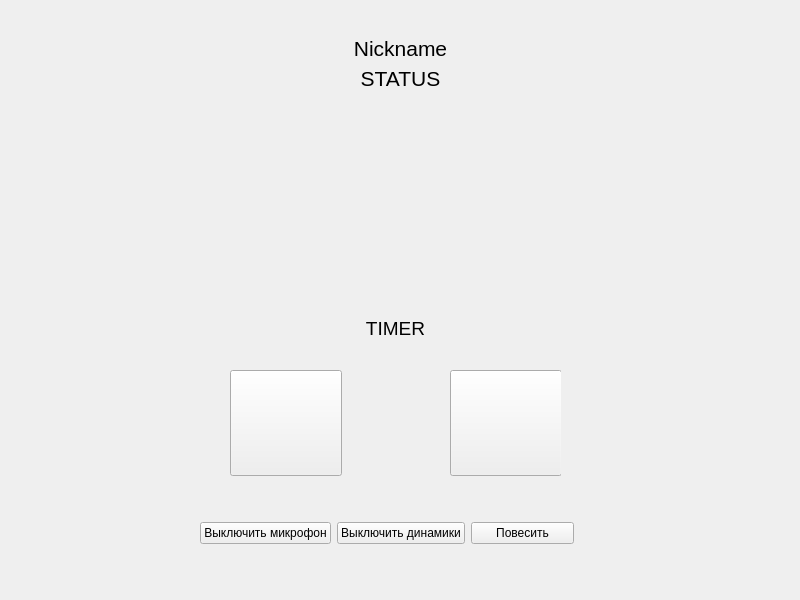
<?xml version="1.0" encoding="UTF-8"?>
<ui version="4.0">
 <class>CallingWindow</class>
 <widget class="QWidget" name="CallingWindow">
  <property name="geometry">
   <rect>
    <x>0</x>
    <y>0</y>
    <width>800</width>
    <height>600</height>
   </rect>
  </property>
  <property name="windowTitle">
   <string notr="true">Аудиозвонок</string>
  </property>
  <widget class="QLabel" name="nickname">
   <property name="geometry">
    <rect>
     <x>350</x>
     <y>40</y>
     <width>101</width>
     <height>17</height>
    </rect>
   </property>
   <property name="sizePolicy">
    <sizepolicy hsizetype="Preferred" vsizetype="Preferred">
     <horstretch>0</horstretch>
     <verstretch>0</verstretch>
    </sizepolicy>
   </property>
   <property name="font">
    <font>
     <pointsize>16</pointsize>
    </font>
   </property>
   <property name="text">
    <string>Nickname</string>
   </property>
   <property name="alignment">
    <set>Qt::AlignCenter</set>
   </property>
  </widget>
  <widget class="QLabel" name="picture">
   <property name="geometry">
    <rect>
     <x>310</x>
     <y>110</y>
     <width>200</width>
     <height>200</height>
    </rect>
   </property>
   <property name="text">
    <string/>
   </property>
  </widget>
  <widget class="QLabel" name="status">
   <property name="geometry">
    <rect>
     <x>350</x>
     <y>70</y>
     <width>101</width>
     <height>17</height>
    </rect>
   </property>
   <property name="sizePolicy">
    <sizepolicy hsizetype="Preferred" vsizetype="Preferred">
     <horstretch>0</horstretch>
     <verstretch>0</verstretch>
    </sizepolicy>
   </property>
   <property name="font">
    <font>
     <pointsize>16</pointsize>
    </font>
   </property>
   <property name="text">
    <string>STATUS</string>
   </property>
   <property name="alignment">
    <set>Qt::AlignCenter</set>
   </property>
  </widget>
  <widget class="QLabel" name="timer">
   <property name="geometry">
    <rect>
     <x>360</x>
     <y>320</y>
     <width>71</width>
     <height>17</height>
    </rect>
   </property>
   <property name="font">
    <font>
     <pointsize>14</pointsize>
    </font>
   </property>
   <property name="text">
    <string>TIMER</string>
   </property>
   <property name="alignment">
    <set>Qt::AlignCenter</set>
   </property>
  </widget>
  <widget class="QWidget" name="acceptingControl" native="true">
   <property name="geometry">
    <rect>
     <x>230</x>
     <y>370</y>
     <width>331</width>
     <height>111</height>
    </rect>
   </property>
   <widget class="QPushButton" name="cmdAccept">
    <property name="geometry">
     <rect>
      <x>0</x>
      <y>0</y>
      <width>112</width>
      <height>106</height>
     </rect>
    </property>
    <property name="text">
     <string/>
    </property>
    <property name="icon">
     <iconset resource="res.qrc">
      <normaloff>:/Res/Icons/acceptCall.png</normaloff>:/Res/Icons/acceptCall.png</iconset>
    </property>
    <property name="iconSize">
     <size>
      <width>100</width>
      <height>100</height>
     </size>
    </property>
   </widget>
   <widget class="QPushButton" name="cmdReject">
    <property name="geometry">
     <rect>
      <x>220</x>
      <y>0</y>
      <width>112</width>
      <height>106</height>
     </rect>
    </property>
    <property name="text">
     <string/>
    </property>
    <property name="icon">
     <iconset resource="res.qrc">
      <normaloff>:/Res/Icons/rejectCall.png</normaloff>:/Res/Icons/rejectCall.png</iconset>
    </property>
    <property name="iconSize">
     <size>
      <width>100</width>
      <height>100</height>
     </size>
    </property>
   </widget>
  </widget>
  <widget class="QWidget" name="speakingControl" native="true">
   <property name="geometry">
    <rect>
     <x>200</x>
     <y>520</y>
     <width>381</width>
     <height>31</height>
    </rect>
   </property>
   <widget class="QWidget" name="">
    <property name="geometry">
     <rect>
      <x>0</x>
      <y>0</y>
      <width>374</width>
      <height>27</height>
     </rect>
    </property>
    <layout class="QHBoxLayout" name="horizontalLayout">
     <item>
      <widget class="QPushButton" name="cmdTurnOnMicro">
       <property name="text">
        <string>Выключить микрофон</string>
       </property>
      </widget>
     </item>
     <item>
      <widget class="QPushButton" name="cmdTurnOffMicro">
       <property name="text">
        <string>Выключить динамики</string>
       </property>
      </widget>
     </item>
     <item>
      <widget class="QPushButton" name="cmdPutDown">
       <property name="text">
        <string>Повесить</string>
       </property>
      </widget>
     </item>
    </layout>
   </widget>
  </widget>
 </widget>
 <resources>
  <include location="res.qrc"/>
 </resources>
 <connections/>
</ui>
